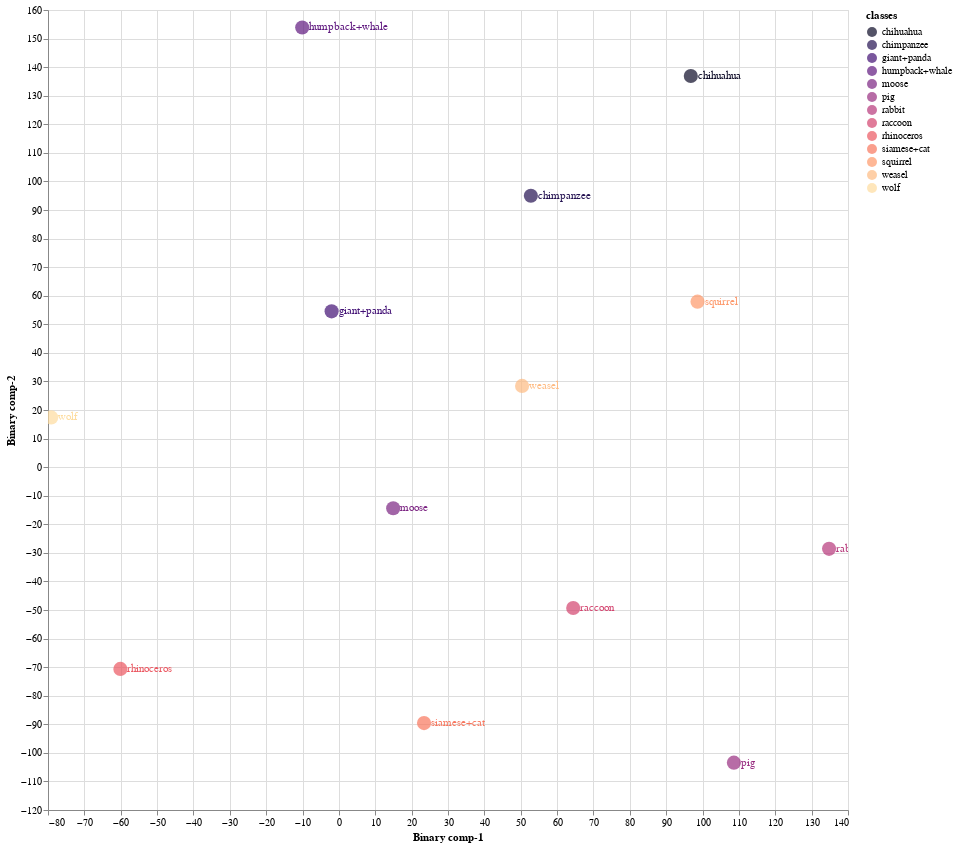
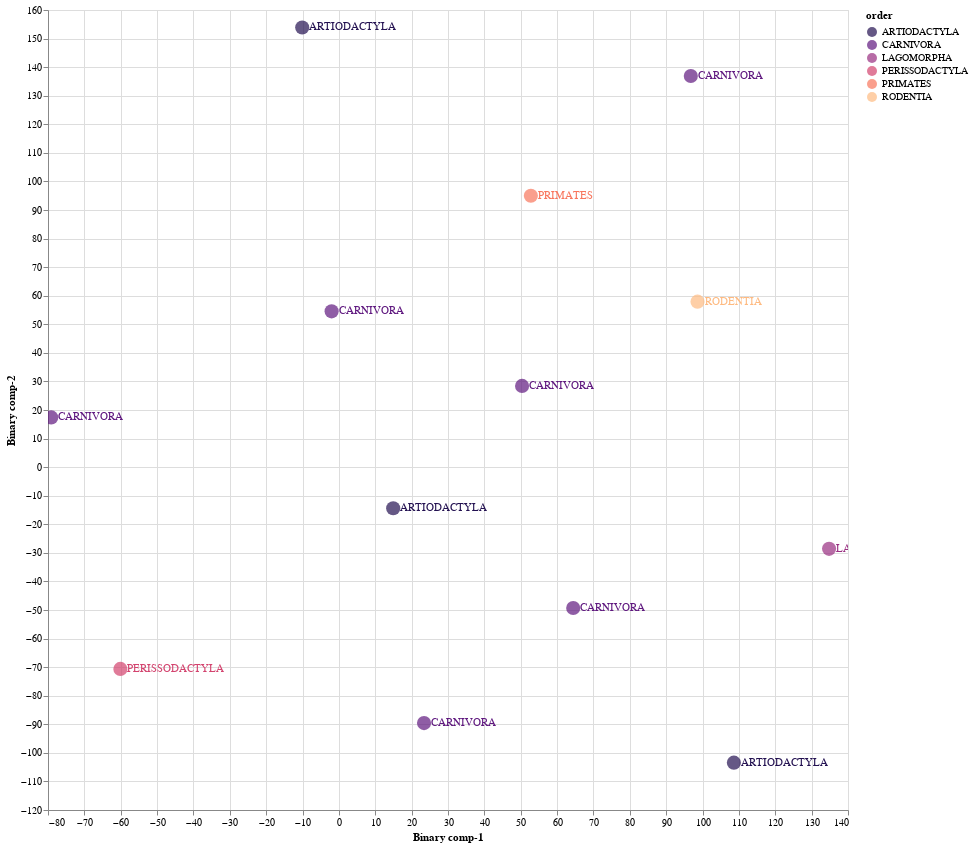

Notebook cell for these charts, in order:
### Markdown cell above
### 8.3 Train Validation Split 03

### Code cell
Train03 = CZSL(mode = "Train", 
               split = 3, 
               DNN = ProjectionNetwork1, 
               epochs = 20, 
               bs = 16, 
               numunits = 1024, 
               lr = 0.1, 
               optimiser = nn.Sigmoid(), 
               dropout = 0.2, 
               mom = 0, 
               wd = 0,  
               device = 'cuda', 
               checkpoint = CP3, 
               pred_type = 'Probabilistic', 
               dist_type = 'cosine')

#mode
#1. "Train" - Use Train Val split
#2. "Test" - For Unseen Test Data

#split
# 1 -Train/Val Split 1
# 2 -Train/Val Split 2
# 3 -Train/Val Split 3

#pred_type
#1. "Probabilistic" - continous real numbers giving probability for prdiction to be 1
#2. "Deterministic" - 1 or 0 prediction values

#dist_type
#1. euclidean
#2. cosine
#3. hamming
#4. jaccard

### Figure 1 — Vega-Lite specification as saved in the notebook (floating-point values rounded to 4 significant figures)
{"config": {"view": {"continuousWidth": 400, "continuousHeight": 300}}, "layer": [{"mark": {"type": "circle", "size": 200}, "encoding": {"color": {"field": "classes", "scale": {"scheme": "Magma"}, "type": "nominal"}, "x": {"field": "Binary comp-1", "type": "quantitative"}, "y": {"field": "Binary comp-2", "type": "quantitative"}}, "height": 800, "selection": {"selector005": {"type": "interval", "bind": "scales", "encodings": ["x", "y"]}}, "width": 800}, {"mark": {"type": "text", "align": "left", "baseline": "middle", "dx": 7}, "encoding": {"color": {"field": "classes", "scale": {"scheme": "Magma"}, "type": "nominal"}, "text": {"field": "classes", "type": "nominal"}, "x": {"field": "Binary comp-1", "type": "quantitative"}, "y": {"field": "Binary comp-2", "type": "quantitative"}}, "height": 800, "width": 800}], "data": {"name": "data-f8fa9224d3f9a836458bae2e8ebb2cb1"}, "$schema": "https://vega.github.io/schema/vega-lite/v4.17.0.json", "datasets": {"data-f8fa9224d3f9a836458bae2e8ebb2cb1": [{"Binary comp-1": 23.41, "Binary comp-2": -89.58, "classes": "siamese+cat", "sciName": "Felis_catus", "animal_label": 10, "animal_class": "siamese+cat", "mainCommonName": "Domestic Cat", "otherCommonNames": "Cat", "class": "Mammalia", "infraclass": "Placentalia", "magnorder": "Boreoeutheria", "superorder": "Laurasiatheria", "order": "CARNIVORA", "suborder": "FELIFORMIA", "infraorder": "FELOIDEA", "parvorder": null, "superfamily": null, "family": "FELIDAE", "subfamily": "FELINAE", "tribe": null, "genus": "Felis"}, {"Binary comp-1": 14.93, "Binary comp-2": -14.4, "classes": "moose", "sciName": "Alces_alces", "animal_label": 16, "animal_class": "moose", "mainCommonName": "Moose", "otherCommonNames": "Elk|Eurasian Elk|Caucasian Moose", "class": "Mammalia", "infraclass": "Placentalia", "magnorder": "Boreoeutheria", "superorder": "Laurasiatheria", "order": "ARTIODACTYLA", "suborder": "RUMINANTIA", "infraorder": "PECORA", "parvorder": null, "superfamily": null, "family": "CERVIDAE", "subfamily": "CAPREOLINAE", "tribe": "ALCEINI", "genus": "Alces"}, {"Binary comp-1": -10.09, "Binary comp-2": 153.9, "classes": "humpback+whale", "sciName": "Megaptera_novaeangliae", "animal_label": 18, "animal_class": "humpback+whale", "mainCommonName": "Humpback Whale", "otherCommonNames": "Bunch Whale|Hump Whale|Hunchback Whale", "class": "Mammalia", "infraclass": "Placentalia", "magnorder": "Boreoeutheria", "superorder": "Laurasiatheria", "order": "ARTIODACTYLA", "suborder": "WHIPPOMORPHA", "infraorder": "CETACEA", "parvorder": "MYSTICETI", "superfamily": null, "family": "BALAENOPTERIDAE", "subfamily": null, "tribe": null, "genus": "Megaptera"}, {"Binary comp-1": 52.79, "Binary comp-2": 94.97, "classes": "chimpanzee", "sciName": "Pan_troglodytes", "animal_label": 25, "animal_class": "chimpanzee", "mainCommonName": "Chimpanzee", "otherCommonNames": "Chimpanzee|Common Chimpanzee|Robust Chimpanzee|Central Chimpanzee|Eastern Chimpanzee|Nigeria-Cameroon Chimpanzee|Western Chimpanzee", "class": "Mammalia", "infraclass": "Placentalia", "magnorder": "Boreoeutheria", "superorder": "Euarchontoglires", "order": "PRIMATES", "suborder": "HAPLORHINI", "infraorder": "SIMIIFORMES", "parvorder": "CATARRHINI", "superfamily": "HOMINOIDEA", "family": "HOMINIDAE", "subfamily": "HOMININAE", "tribe": null, "genus": "Pan"}, {"Binary comp-1": 98.62, "Binary comp-2": 57.91, "classes": "squirrel", "sciName": "Sciurus_aberti", "animal_label": 27, "animal_class": "squirrel", "mainCommonName": "Abert's Squirrel", "otherCommonNames": "Tassel-eared Squirrel|Kaibab Squirrel", "class": "Mammalia", "infraclass": "Placentalia", "magnorder": "Boreoeutheria", "superorder": "Euarchontoglires", "order": "RODENTIA", "suborder": "SCIUROMORPHA", "infraorder": null, "parvorder": null, "superfamily": null, "family": "SCIURIDAE", "subfamily": "SCIURINAE", "tribe": "SCIURINI", "genus": "Sciurus"}, {"Binary comp-1": -60.1, "Binary comp-2": -70.62, "classes": "rhinoceros", "sciName": "Rhinoceros_unicornis", "animal_label": 28, "animal_class": "rhinoceros", "mainCommonName": "Greater One-horned Rhinoceros", "otherCommonNames": "Indian Rhinoceros", "class": "Mammalia", "infraclass": "Placentalia", "magnorder": "Boreoeutheria", "superorder": "Laurasiatheria", "order": "PERISSODACTYLA", "suborder": "CERATOMORPHA", "infraorder": null, "parvorder": null, "superfamily": null, "family": "RHINOCEROTIDAE", "subfamily": null, "tribe": null, "genus": "Rhinoceros"}, {"Binary comp-1": 134.8, "Binary comp-2": -28.59, "classes": "rabbit", "sciName": "Pentalagus_furnessi", "animal_label": 29, "animal_class": "rabbit", "mainCommonName": "Amami Rabbit", "otherCommonNames": "Ryukyu Rabbit", "class": "Mammalia", "infraclass": "Placentalia", "magnorder": "Boreoeutheria", "superorder": "Euarchontoglires", "order": "LAGOMORPHA", "suborder": null, "infraorder": null, "parvorder": null, "superfamily": null, "family": "LEPORIDAE", "subfamily": null, "tribe": null, "genus": "Pentalagus"}, {"Binary comp-1": -79.11, "Binary comp-2": 17.4, "classes": "wolf", "sciName": "Canis_lupus", "animal_label": 32, "animal_class": "wolf", "mainCommonName": "Gray Wolf", "otherCommonNames": "Wolf|Timber Wolf|Tundra Wolf|Arctic Wolf", "class": "Mammalia", "infraclass": "Placentalia", "magnorder": "Boreoeutheria", "superorder": "Laurasiatheria", "order": "CARNIVORA", "suborder": "CANIFORMIA", "infraorder": "CANOIDEA", "parvorder": null, "superfamily": null, "family": "CANIDAE", "subfamily": null, "tribe": null, "genus": "Canis"}, {"Binary comp-1": 96.77, "Binary comp-2": 136.9, "classes": "chihuahua", "sciName": "Canis_familiaris", "animal_label": 33, "animal_class": "chihuahua", "mainCommonName": "Domestic Dog", "otherCommonNames": "Dog|Dingo|Feral Dog|New Guinea Singing Dog|Village Dog", "class": "Mammalia", "infraclass": "Placentalia", "magnorder": "Boreoeutheria", "superorder": "Laurasiatheria", "order": "CARNIVORA", "suborder": "CANIFORMIA", "infraorder": "CANOIDEA", "parvorder": null, "superfamily": null, "family": "CANIDAE", "subfamily": null, "tribe": null, "genus": "Canis"}, {"Binary comp-1": 50.37, "Binary comp-2": 28.44, "classes": "weasel", "sciName": "Poecilogale_albinucha", "animal_label": 35, "animal_class": "weasel", "mainCommonName": "African Striped Weasel", "otherCommonNames": null, "class": "Mammalia", "infraclass": "Placentalia", "magnorder": "Boreoeutheria", "superorder": "Laurasiatheria", "order": "CARNIVORA", "suborder": "CANIFORMIA", "infraorder": "ARCTOIDEA", "parvorder": null, "superfamily": "MUSTELOIDEA", "family": "MUSTELIDAE", "subfamily": "ICTONYCHINAE", "tribe": null, "genus": "Poecilogale"}, {"Binary comp-1": -2.003, "Binary comp-2": 54.53, "classes": "giant+panda", "sciName": "Ailuropoda_melanoleuca", "animal_label": 39, "animal_class": "giant+panda", "mainCommonName": "Giant Panda", "otherCommonNames": "Da Xiong Mao", "class": "Mammalia", "infraclass": "Placentalia", "magnorder": "Boreoeutheria", "superorder": "Laurasiatheria", "order": "CARNIVORA", "suborder": "CANIFORMIA", "infraorder": "ARCTOIDEA", "parvorder": null, "superfamily": "URSOIDEA", "family": "URSIDAE", "subfamily": "AILUROPODINAE", "tribe": null, "genus": "Ailuropoda"}, {"Binary comp-1": 108.6, "Binary comp-2": -103.4, "classes": "pig", "sciName": "Sus_domesticus", "animal_label": 42, "animal_class": "pig", "mainCommonName": "Domestic Pig", "otherCommonNames": "Hog|Pig|Swine", "class": "Mammalia", "infraclass": "Placentalia", "magnorder": "Boreoeutheria", "superorder": "Laurasiatheria", "order": "ARTIODACTYLA", "suborder": "SUINA", "infraorder": null, "parvorder": null, "superfamily": null, "family": "SUIDAE", "subfamily": null, "tribe": null, "genus": "Sus"}, {"Binary comp-1": 64.43, "Binary comp-2": -49.3, "classes": "raccoon", "sciName": "Procyon_lotor", "animal_label": 48, "animal_class": "raccoon", "mainCommonName": "Northern Raccoon", "otherCommonNames": "Common Raccoon", "class": "Mammalia", "infraclass": "Placentalia", "magnorder": "Boreoeutheria", "superorder": "Laurasiatheria", "order": "CARNIVORA", "suborder": "CANIFORMIA", "infraorder": "ARCTOIDEA", "parvorder": null, "superfamily": "MUSTELOIDEA", "family": "PROCYONIDAE", "subfamily": null, "tribe": null, "genus": "Procyon"}]}}

### Figure 2 — Vega-Lite specification as saved in the notebook (floating-point values rounded to 4 significant figures)
{"config": {"view": {"continuousWidth": 400, "continuousHeight": 300}}, "layer": [{"mark": {"type": "circle", "size": 200}, "encoding": {"color": {"field": "order", "scale": {"scheme": "Magma"}, "type": "nominal"}, "x": {"field": "Binary comp-1", "type": "quantitative"}, "y": {"field": "Binary comp-2", "type": "quantitative"}}, "height": 800, "selection": {"selector006": {"type": "interval", "bind": "scales", "encodings": ["x", "y"]}}, "width": 800}, {"mark": {"type": "text", "align": "left", "baseline": "middle", "dx": 7}, "encoding": {"color": {"field": "order", "scale": {"scheme": "Magma"}, "type": "nominal"}, "text": {"field": "order", "type": "nominal"}, "x": {"field": "Binary comp-1", "type": "quantitative"}, "y": {"field": "Binary comp-2", "type": "quantitative"}}, "height": 800, "width": 800}], "data": {"name": "data-f8fa9224d3f9a836458bae2e8ebb2cb1"}, "$schema": "https://vega.github.io/schema/vega-lite/v4.17.0.json", "datasets": {"data-f8fa9224d3f9a836458bae2e8ebb2cb1": [{"Binary comp-1": 23.41, "Binary comp-2": -89.58, "classes": "siamese+cat", "sciName": "Felis_catus", "animal_label": 10, "animal_class": "siamese+cat", "mainCommonName": "Domestic Cat", "otherCommonNames": "Cat", "class": "Mammalia", "infraclass": "Placentalia", "magnorder": "Boreoeutheria", "superorder": "Laurasiatheria", "order": "CARNIVORA", "suborder": "FELIFORMIA", "infraorder": "FELOIDEA", "parvorder": null, "superfamily": null, "family": "FELIDAE", "subfamily": "FELINAE", "tribe": null, "genus": "Felis"}, {"Binary comp-1": 14.93, "Binary comp-2": -14.4, "classes": "moose", "sciName": "Alces_alces", "animal_label": 16, "animal_class": "moose", "mainCommonName": "Moose", "otherCommonNames": "Elk|Eurasian Elk|Caucasian Moose", "class": "Mammalia", "infraclass": "Placentalia", "magnorder": "Boreoeutheria", "superorder": "Laurasiatheria", "order": "ARTIODACTYLA", "suborder": "RUMINANTIA", "infraorder": "PECORA", "parvorder": null, "superfamily": null, "family": "CERVIDAE", "subfamily": "CAPREOLINAE", "tribe": "ALCEINI", "genus": "Alces"}, {"Binary comp-1": -10.09, "Binary comp-2": 153.9, "classes": "humpback+whale", "sciName": "Megaptera_novaeangliae", "animal_label": 18, "animal_class": "humpback+whale", "mainCommonName": "Humpback Whale", "otherCommonNames": "Bunch Whale|Hump Whale|Hunchback Whale", "class": "Mammalia", "infraclass": "Placentalia", "magnorder": "Boreoeutheria", "superorder": "Laurasiatheria", "order": "ARTIODACTYLA", "suborder": "WHIPPOMORPHA", "infraorder": "CETACEA", "parvorder": "MYSTICETI", "superfamily": null, "family": "BALAENOPTERIDAE", "subfamily": null, "tribe": null, "genus": "Megaptera"}, {"Binary comp-1": 52.79, "Binary comp-2": 94.97, "classes": "chimpanzee", "sciName": "Pan_troglodytes", "animal_label": 25, "animal_class": "chimpanzee", "mainCommonName": "Chimpanzee", "otherCommonNames": "Chimpanzee|Common Chimpanzee|Robust Chimpanzee|Central Chimpanzee|Eastern Chimpanzee|Nigeria-Cameroon Chimpanzee|Western Chimpanzee", "class": "Mammalia", "infraclass": "Placentalia", "magnorder": "Boreoeutheria", "superorder": "Euarchontoglires", "order": "PRIMATES", "suborder": "HAPLORHINI", "infraorder": "SIMIIFORMES", "parvorder": "CATARRHINI", "superfamily": "HOMINOIDEA", "family": "HOMINIDAE", "subfamily": "HOMININAE", "tribe": null, "genus": "Pan"}, {"Binary comp-1": 98.62, "Binary comp-2": 57.91, "classes": "squirrel", "sciName": "Sciurus_aberti", "animal_label": 27, "animal_class": "squirrel", "mainCommonName": "Abert's Squirrel", "otherCommonNames": "Tassel-eared Squirrel|Kaibab Squirrel", "class": "Mammalia", "infraclass": "Placentalia", "magnorder": "Boreoeutheria", "superorder": "Euarchontoglires", "order": "RODENTIA", "suborder": "SCIUROMORPHA", "infraorder": null, "parvorder": null, "superfamily": null, "family": "SCIURIDAE", "subfamily": "SCIURINAE", "tribe": "SCIURINI", "genus": "Sciurus"}, {"Binary comp-1": -60.1, "Binary comp-2": -70.62, "classes": "rhinoceros", "sciName": "Rhinoceros_unicornis", "animal_label": 28, "animal_class": "rhinoceros", "mainCommonName": "Greater One-horned Rhinoceros", "otherCommonNames": "Indian Rhinoceros", "class": "Mammalia", "infraclass": "Placentalia", "magnorder": "Boreoeutheria", "superorder": "Laurasiatheria", "order": "PERISSODACTYLA", "suborder": "CERATOMORPHA", "infraorder": null, "parvorder": null, "superfamily": null, "family": "RHINOCEROTIDAE", "subfamily": null, "tribe": null, "genus": "Rhinoceros"}, {"Binary comp-1": 134.8, "Binary comp-2": -28.59, "classes": "rabbit", "sciName": "Pentalagus_furnessi", "animal_label": 29, "animal_class": "rabbit", "mainCommonName": "Amami Rabbit", "otherCommonNames": "Ryukyu Rabbit", "class": "Mammalia", "infraclass": "Placentalia", "magnorder": "Boreoeutheria", "superorder": "Euarchontoglires", "order": "LAGOMORPHA", "suborder": null, "infraorder": null, "parvorder": null, "superfamily": null, "family": "LEPORIDAE", "subfamily": null, "tribe": null, "genus": "Pentalagus"}, {"Binary comp-1": -79.11, "Binary comp-2": 17.4, "classes": "wolf", "sciName": "Canis_lupus", "animal_label": 32, "animal_class": "wolf", "mainCommonName": "Gray Wolf", "otherCommonNames": "Wolf|Timber Wolf|Tundra Wolf|Arctic Wolf", "class": "Mammalia", "infraclass": "Placentalia", "magnorder": "Boreoeutheria", "superorder": "Laurasiatheria", "order": "CARNIVORA", "suborder": "CANIFORMIA", "infraorder": "CANOIDEA", "parvorder": null, "superfamily": null, "family": "CANIDAE", "subfamily": null, "tribe": null, "genus": "Canis"}, {"Binary comp-1": 96.77, "Binary comp-2": 136.9, "classes": "chihuahua", "sciName": "Canis_familiaris", "animal_label": 33, "animal_class": "chihuahua", "mainCommonName": "Domestic Dog", "otherCommonNames": "Dog|Dingo|Feral Dog|New Guinea Singing Dog|Village Dog", "class": "Mammalia", "infraclass": "Placentalia", "magnorder": "Boreoeutheria", "superorder": "Laurasiatheria", "order": "CARNIVORA", "suborder": "CANIFORMIA", "infraorder": "CANOIDEA", "parvorder": null, "superfamily": null, "family": "CANIDAE", "subfamily": null, "tribe": null, "genus": "Canis"}, {"Binary comp-1": 50.37, "Binary comp-2": 28.44, "classes": "weasel", "sciName": "Poecilogale_albinucha", "animal_label": 35, "animal_class": "weasel", "mainCommonName": "African Striped Weasel", "otherCommonNames": null, "class": "Mammalia", "infraclass": "Placentalia", "magnorder": "Boreoeutheria", "superorder": "Laurasiatheria", "order": "CARNIVORA", "suborder": "CANIFORMIA", "infraorder": "ARCTOIDEA", "parvorder": null, "superfamily": "MUSTELOIDEA", "family": "MUSTELIDAE", "subfamily": "ICTONYCHINAE", "tribe": null, "genus": "Poecilogale"}, {"Binary comp-1": -2.003, "Binary comp-2": 54.53, "classes": "giant+panda", "sciName": "Ailuropoda_melanoleuca", "animal_label": 39, "animal_class": "giant+panda", "mainCommonName": "Giant Panda", "otherCommonNames": "Da Xiong Mao", "class": "Mammalia", "infraclass": "Placentalia", "magnorder": "Boreoeutheria", "superorder": "Laurasiatheria", "order": "CARNIVORA", "suborder": "CANIFORMIA", "infraorder": "ARCTOIDEA", "parvorder": null, "superfamily": "URSOIDEA", "family": "URSIDAE", "subfamily": "AILUROPODINAE", "tribe": null, "genus": "Ailuropoda"}, {"Binary comp-1": 108.6, "Binary comp-2": -103.4, "classes": "pig", "sciName": "Sus_domesticus", "animal_label": 42, "animal_class": "pig", "mainCommonName": "Domestic Pig", "otherCommonNames": "Hog|Pig|Swine", "class": "Mammalia", "infraclass": "Placentalia", "magnorder": "Boreoeutheria", "superorder": "Laurasiatheria", "order": "ARTIODACTYLA", "suborder": "SUINA", "infraorder": null, "parvorder": null, "superfamily": null, "family": "SUIDAE", "subfamily": null, "tribe": null, "genus": "Sus"}, {"Binary comp-1": 64.43, "Binary comp-2": -49.3, "classes": "raccoon", "sciName": "Procyon_lotor", "animal_label": 48, "animal_class": "raccoon", "mainCommonName": "Northern Raccoon", "otherCommonNames": "Common Raccoon", "class": "Mammalia", "infraclass": "Placentalia", "magnorder": "Boreoeutheria", "superorder": "Laurasiatheria", "order": "CARNIVORA", "suborder": "CANIFORMIA", "infraorder": "ARCTOIDEA", "parvorder": null, "superfamily": "MUSTELOIDEA", "family": "PROCYONIDAE", "subfamily": null, "tribe": null, "genus": "Procyon"}]}}
